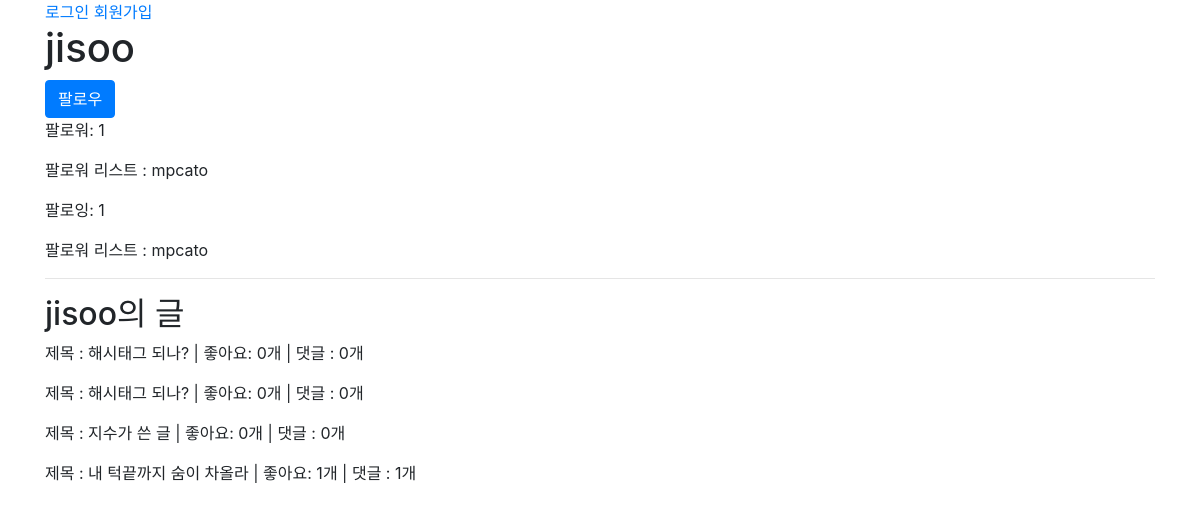
The app's page /jisoo/ with its own data.
### accounts/models.py (models this page shows)
class User(AbstractUser):
    followers = models.ManyToManyField(settings.AUTH_USER_MODEL, related_name="followings")

### articles/models.py (models this page shows, shortened)
class Article(models.Model):
    title = models.CharField(max_length=50)
    content = models.TextField()
    created_at = models.DateTimeField(auto_now_add=True)
    updated_at = models.DateTimeField(auto_now=True)
    user = models.ForeignKey(settings.AUTH_USER_MODEL, on_delete=models.CASCADE,)
    like_users = models.ManyToManyField(settings.AUTH_USER_MODEL, related_name='like_articles', blank=True)
    hashtags = models.ManyToManyField(Hashtag, blank=True)
    class Meta:
        ordering = ('-pk',)

### accounts/views.py (the view)
# urls.py: path('<username>/', accounts_views.profile, name="profile"),
def profile(request, username):
    person = get_object_or_404(get_user_model(), username=username)
    context = {
        'person': person,
    }
    return render(request, 'accounts/profile.html', context)

### accounts/templates/accounts/profile.html
{% extends 'base.html' %}
{% block body %}
<h1>{{ person }}</h1>
{% with followers=person.followers.all followings=person.followings.all %}
  {% if user != person %}
    {% if user in followers %}
      <a class='btn btn-outline-primary' href="{% url 'accounts:follow' person.pk %}">언팔로우</a>
    {% else %}
      <a class='btn btn-primary' href="{% url 'accounts:follow' person.pk %}">팔로우</a>
    {% endif %}
  {% endif %}
  <p>팔로워: {{ followers|length }} </p>
  <p>팔로워 리스트 :
    {% for follower in followers %}
      {{ follower }}
    {% endfor %}
  </p>
  <p>팔로잉: {{ followings|length }} </p>
  <p>
    팔로워 리스트 :
    {% for following in followings %}
      {{ following }}
    {% endfor %}
  </p>
{% endwith %}
<hr>
<h2>{{ person }}의 글</h2>
{% with articles=person.article_set.all %}
  {% for article in articles %}
  <p>
    제목 : {{ article.title }} |
    좋아요: {{ article.like_users.count }}개 |
    댓글 : {{ article.comment_set.count }}개
  </p>
  {% endfor %}
{% endwith %}
{% endblock %}

### records on screen
User: username "jisoo"
User: username "mpcato"
Article: title "해시태그 되나?", like_users.count "0", comment_set.count "0"
Article: title "해시태그 되나?", like_users.count "0", comment_set.count "0"
Article: title "지수가 쓴 글", like_users.count "0", comment_set.count "0"
Article: title "내 턱끝까지 숨이 차올라", like_users.count "1", comment_set.count "1"

### other values on screen
{{ followers|length }} "1"
{{ followings|length }} "1"
